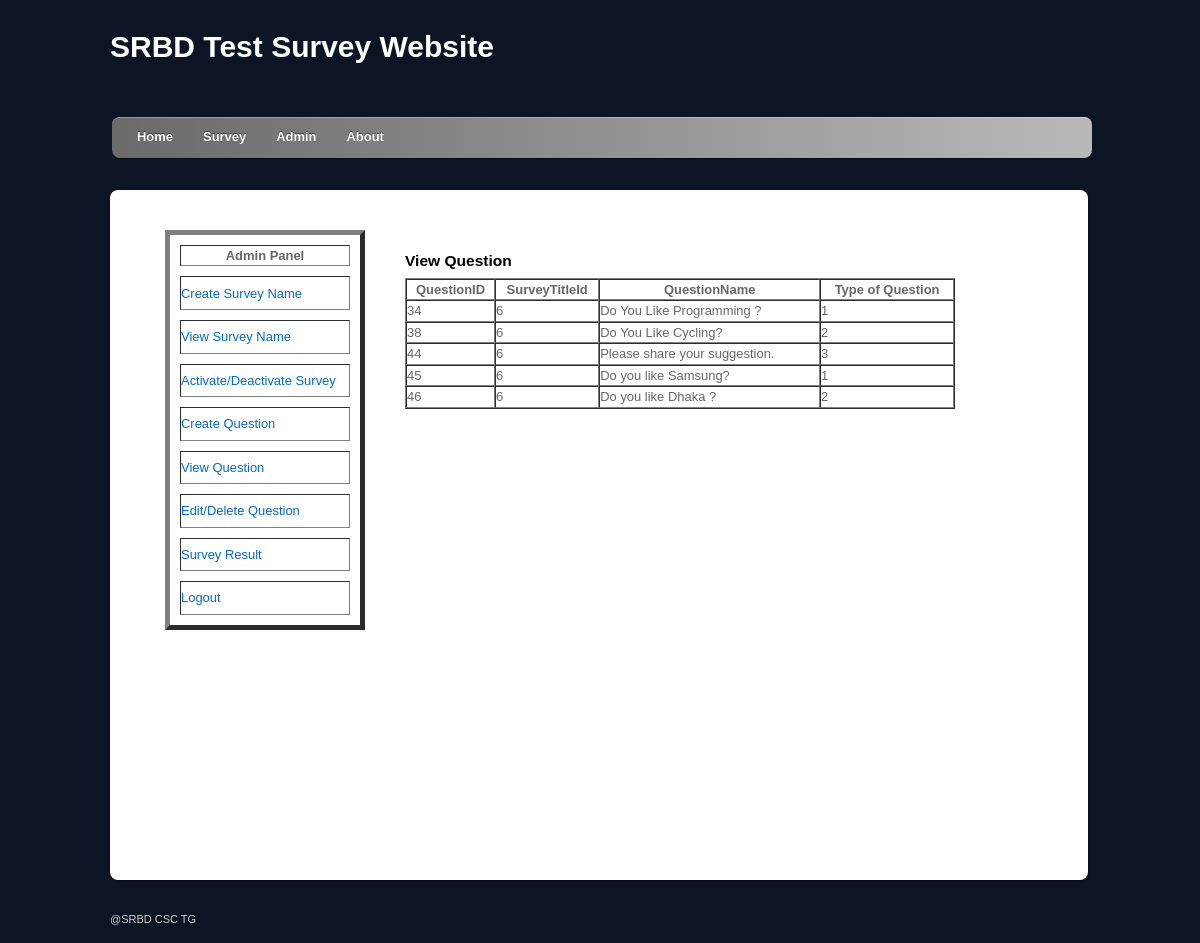
The app's page /viewquestion.php (signed in) with its own data.
### tables this page shows
CREATE TABLE IF NOT EXISTS `questionupload` (
  `quesid` int(11) NOT NULL AUTO_INCREMENT,
  `surveytitleid` int(11) NOT NULL,
  `questitle` varchar(250) NOT NULL,
  `type` varchar(20) NOT NULL,
  `option1` varchar(250) NOT NULL,
  `label1` varchar(250) NOT NULL,
  `option2` varchar(250) NOT NULL,
  `label2` varchar(250) NOT NULL,
  `option3` varchar(250) NOT NULL,
  `label3` varchar(250) NOT NULL,
  `count` int(11) NOT NULL,
  PRIMARY KEY (`quesid`)
);

### viewquestion.php (the view)
<?php include("session.php"); ?>
	<?php include("header.php"); ?>
            <div id="content">
                <article class="post clearfix">
                    <?php include("sidebar.php"); ?>
                        <div id="mainContent">
            <?php
            include 'config.php';
            $result = mysqli_query($con,"select * from questionupload");
            echo "<h4>View Question</h4>";
            echo "<table border='1' width='550' height='10' cellspacing='0' cellpadding='0'>
                   <tbody>
                        <tr>
                        <th>QuestionID</th>
                        <th>SurveyTitleId</th>
                        <th>QuestionName</th>
                        <th>Type of Question</th>
                        </tr>
                    </tbody>
                    ";
            while($row = mysqli_fetch_array($result,MYSQLI_ASSOC))
              {
                    echo "<tr>";
                    echo "<td>" . $row['quesid'] . "</td>";
                    echo "<td>" . $row['surveytitleid'] . "</td>";
                    echo "<td>" . $row['questitle'] . "</td>";
                    echo "<td>" . $row['type'] . "</td>";
                    echo "</tr>";
              }
            echo "</table>";
            ?>
                </div>
            </article>
        </div>
<?php include("footer.php"); ?>

### css/style.css (style rules this page uses)
html, body, address, blockquote, div, dl, form, h1, h2, h3, h4, h5, h6, ol, p, pre, table, ul, dd, dt, li, tbody, td, tfoot, th, thead, tr, button, del, ins, map, object, a, abbr, acronym, b, bdo, big, br, cite, code, dfn, em, i, img, kbd, q, samp, small, span, strong, sub, sup, tt, var, legend, fieldset { margin: 0; padding: 0; }
article, aside, details, figcaption, figure, footer, header, hgroup, menu, nav, section { display: block; }
body { background: #0d1424 url(images/body-bg.jpg) no-repeat center top; font: .81em/150% Arial, Helvetica, sans-serif; color: #666; }
h1, h2, h3, h4, h5, h6 { line-height: 1.4em; margin: 20px 0 .4em; color: #000; }
h4 { font-size: 1.2em; }
#content { background: #fff; margin: 30px 0 30px; padding: 20px 35px; width: 908px; height : 650px; float: left; -webkit-border-radius: 8px; -moz-border-radius: 8px; border-radius: 8px; -webkit-box-shadow: 0 1px 3px rgba(0,0,0,.4); -moz-box-shadow: 0 1px 3px rgba(0,0,0,.4); box-shadow: 0 1px 3px rgba(0,0,0,.4); }
#mainContent { float: left; margin: 10px; padding: 10px; background: #FFFFFF; width: 600px; height:300px; }
.post { margin-bottom: 40px; }
.clearfix:after { visibility: hidden; display: block; font-size: 0; content: " "; clear: both; height: 0; }
.clearfix { display: inline-block; }
.clearfix { display: block; zoom: 1; }

### records on screen
questionupload: quesid "34", surveytitleid "6", questitle "Do You Like Programming ?", type "1"
questionupload: quesid "38", surveytitleid "6", questitle "Do You Like Cycling?", type "2"
questionupload: quesid "44", surveytitleid "6", questitle "Please share your suggestion.", type "3"
questionupload: quesid "45", surveytitleid "6", questitle "Do you like Samsung?", type "1"
questionupload: quesid "46", surveytitleid "6", questitle "Do you like Dhaka ?", type "2"
